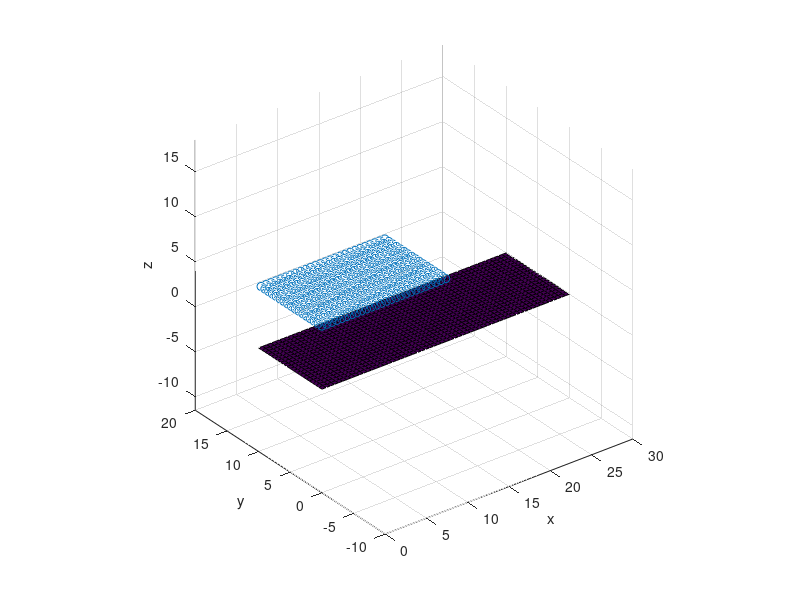
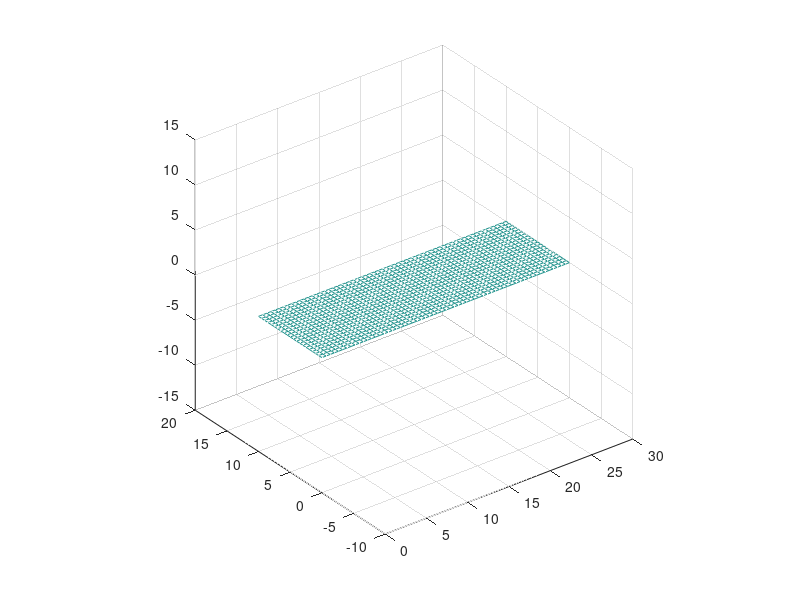
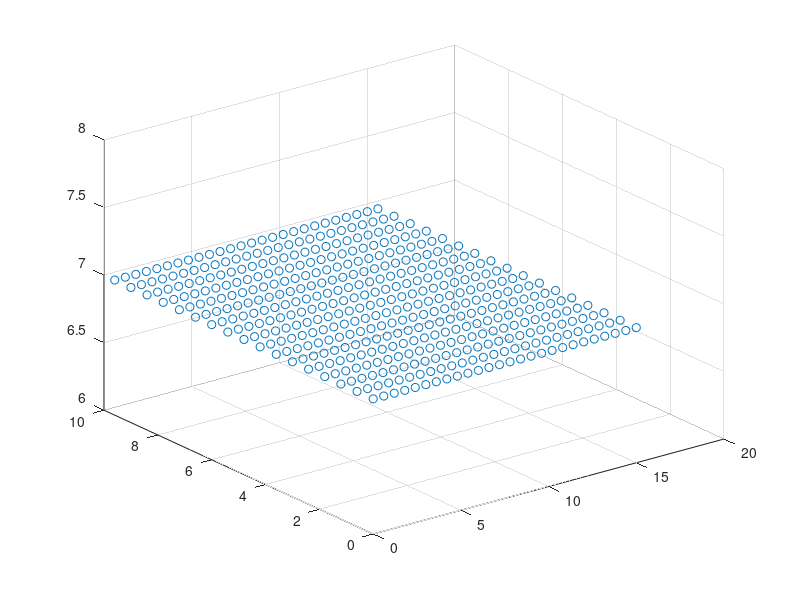

Source code (MATLAB) for these figures, in order:

clear all;
close all;
clc;



ndivrows = 20;
ndivcols = 60;

hx = .5;
hy = .5;

y = linspace (0, hy*ndivrows, ndivrows+1);
x = linspace (0, hx*ndivcols, ndivcols+1);
[X, Y] = meshgrid (x, y);

Z = 0.0*X;


##
##h = 0*Z;
##Ymin = 0; Ymax = 10; Xmin = 0; Xmax = 15;
##select = (Y>=Ymin & Y<=Ymax & X >=Xmin & X < Xmax);
##
##h(select)= 10 - Z(select);
##h(h < 0) = 0;




DX = 0.6; DY = 0.6;
[xp, yp] = meshgrid (0:DX:15, 0:DY:10);

%hp = interp2 (X, Y, h, xp, yp, 'linear');
hp = 7.*ones(size(xp));
hp = hp(:);
xp = xp(:);
yp = yp(:);

surf (X, Y, Z)
hold all
scatter3(xp, yp, hp)
axis equal
xlabel('x')
ylabel('y')
zlabel('z')

##hzero = find (hp <= 1);
##hp(hzero) = [];
##xp(hzero) = [];
##yp(hzero) = [];

immagine_out = uint16(Z);
imwrite (immagine_out, "sfondo.tif")

%%%%%%%%%%%%%%%%%%%%%%%%%%%%%%%%%%%%%%%%%%%%%%%%%%%%%%%%%%%%%%%%%%%%%%%%%%%%%



Zz        = double (Z);
[gx, gy]  = gradient (Zz);

Z    = Zz(:);
dZdx = gx(:);
dZdy = gy(:);


figure()
mesh(X,Y,Zz)
axis equal

figure()
scatter3(xp(:),yp(:),hp(:))


%% Constants
g     = 9.81;
xi    = 200;
vis   = 50;
ty    = 2000;
T     = 1.2;

%% Material point quantities initialization
nmp   = numel(xp);
rhosy = 1000.0;
Msys  = sum (hp*DX*DY*rhosy);
Mp    = Msys/nmp * ones(nmp, 1);
Vp    = Mp./rhosy;
Ap    = Vp./hp;
vp    = zeros (nmp,2);
BINGHAM = 0.0;
FRICTION = 0.0;
CFL = 0.01;
BC_FLAG = 1.0;

momp  = zeros (nmp,2);

Fb(:,1) = zeros (nmp,1);
Fb(:,2) = zeros (nmp,1);

%%
DATA = struct (
	   "x", xp, ...
	   "y", yp, ...
	   "Mp", Mp, ...
	   "Ap", Ap, ...
	   "vpx", vp(:,1), ...
	   "vpy", vp(:,2), ...
	   "Nex", ndivcols, ...
	   "Ney", ndivrows, ...
	   "hx", hx, ...
	   "hy", hy, ...
	   "hp", hp, ...
	   "mom_px", momp(:,1), ...
	   "mom_py", momp(:,2), ...
	   "g", g, ...
	   "T", T, ...
	   "xi", xi, ...
	   "vis", vis, ...
	   "ty", ty, ...
	   "rho", rhosy, ...
	   "Vp", Vp, ...
	   "Z", Z, ...
	   "dZdx", dZdx,
	   "dZdy", dZdy,
     "BINGHAM_ON", BINGHAM,
     "FRICTION_ON", FRICTION,
     "CFL", CFL,
     "BC_FLAG",BC_FLAG
	 );
json = jsonencode(DATA);

FID = fopen("DATA.json","w");
fprintf(FID,json);
fclose(FID);









